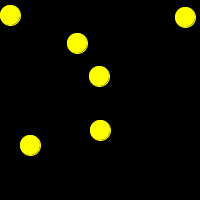
Frame 1 (no input)
Frame 60 (the mouse pressed at the canvas centre just before this capture): identical to frame 1, image omitted
Frame 120 (the mouse held since frame 60 and released just before this capture): identical to frame 1, image omitted

The Processing sketch that drew this single still picture (run headless with seeded random() and noise(); from frame 60 on, the mouse is pressed at the canvas centre):

// Processing sketch: Oefenopgave_7_4C
// ── Oefenopgave_7_4C.pde
/* Oefenopgave_7_4C
Author: Wesley Bouchard
Student number: 575976 
Date: 04-03-2019 */

int[][] cirkels = {
  {10,15},
  {100,130},
  {77,43},
  {30,145},
  {185,17},
  {99,76},
};
final int DIAMETER = 20;
final int GEEL = #FFFF00;
final int ROOD = #FF0000;

void setup() {
  size(200, 200);
  smooth();
  pixelDensity(displayDensity());
  ellipseMode(CENTER);
}

void draw() {
  background(#000000);
  tekenCirkels(cirkels);
}

void tekenCirkels(int[][] coordinaten) {
  for (int i = 0; i < coordinaten.length; i++) {
    float stipX = coordinaten[i][0];
    float stipY = coordinaten[i][1];
    int cirkelNummer = 0 + i;
    
    if (dist(stipX, stipY, mouseX, mouseY) < DIAMETER / 2) {
      fill(ROOD);
      stroke(ROOD);
      if (mousePressed) {   
        println("geklikt op cirkel met index: " + cirkelNummer);
        }
    } else {
        fill(GEEL);
        stroke(GEEL);
      }
        ellipse(stipX, stipY, DIAMETER, DIAMETER);
  }
}
